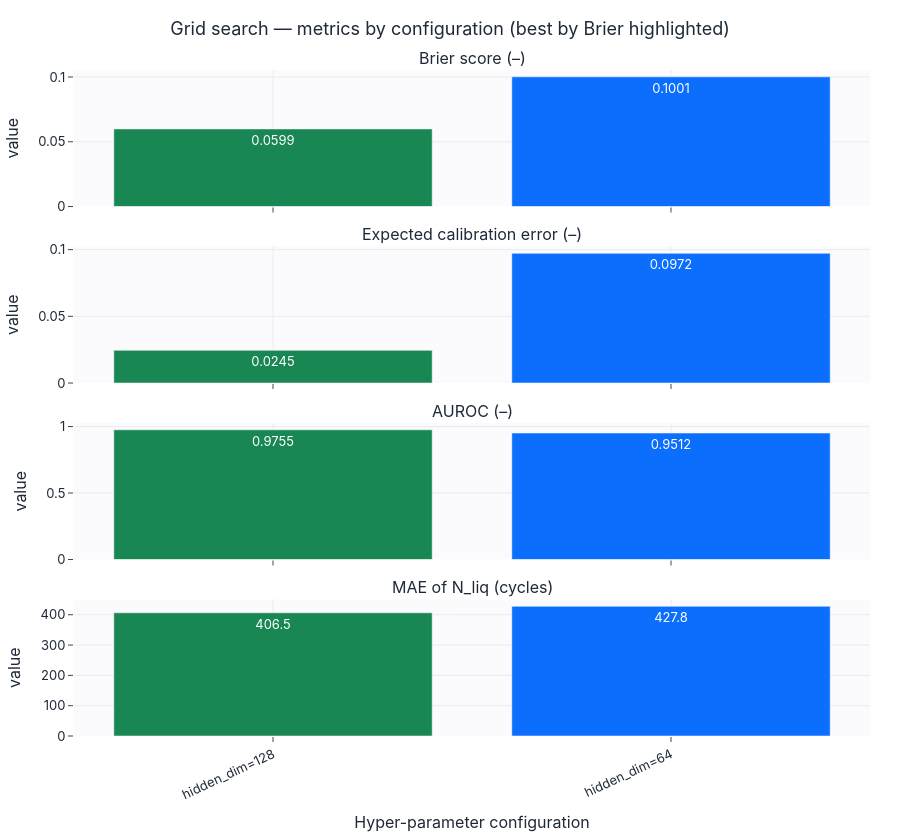
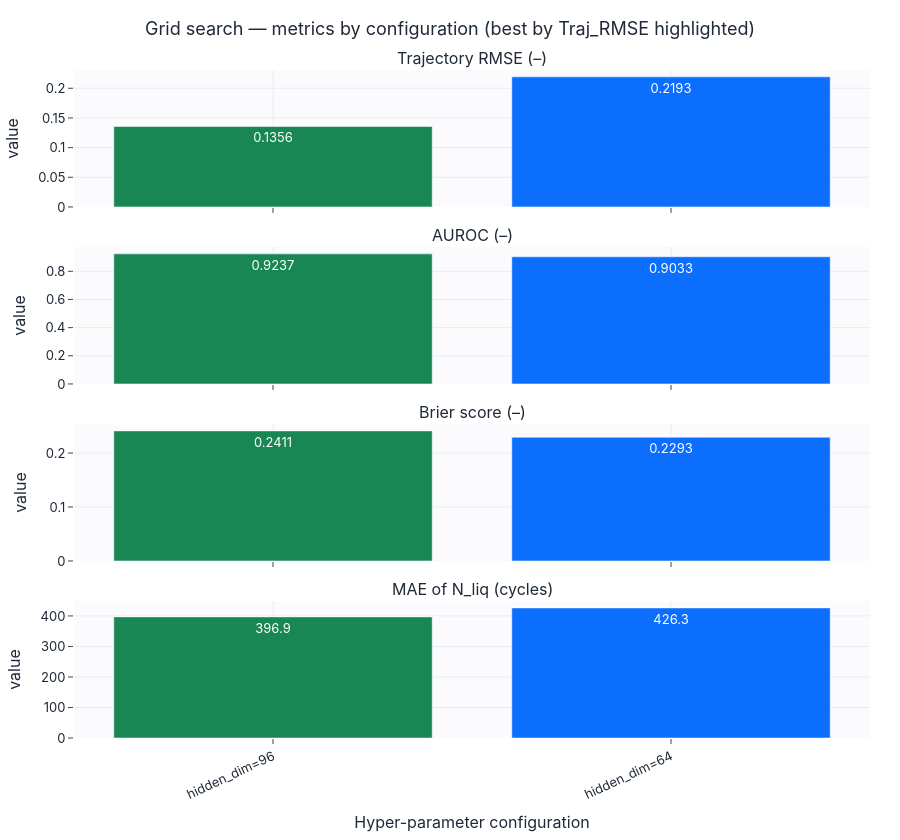
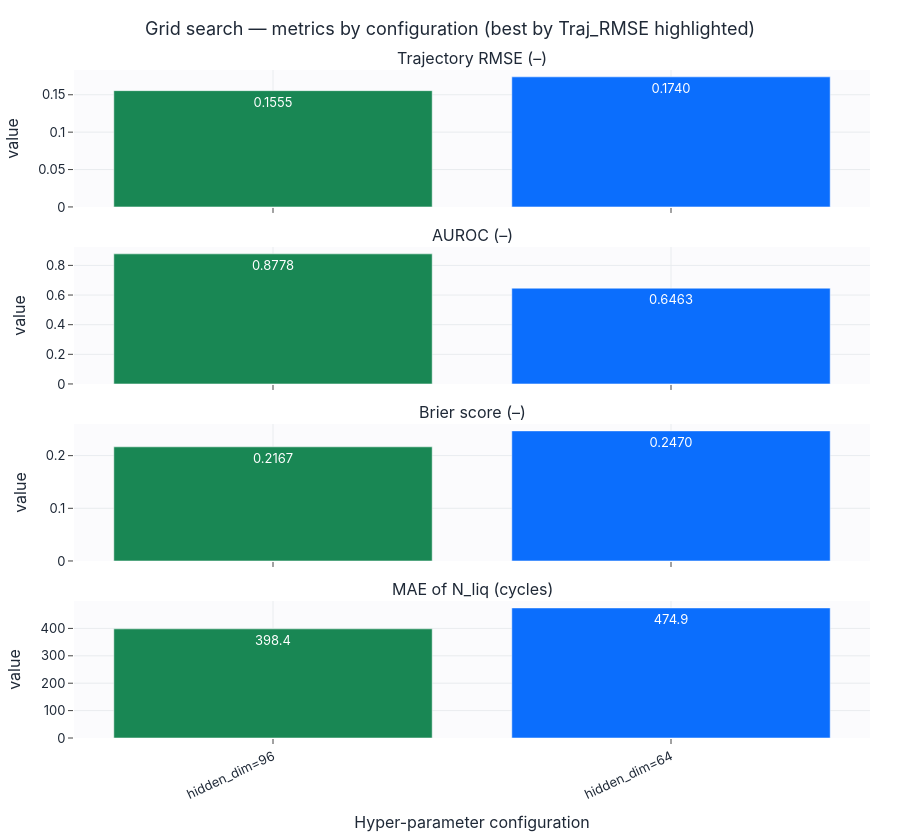

Here is the notebook cell these charts were saved with, in order:
### Markdown cell above
## Шаг 1. Grid search, история по всем метрикам и сохранение гиперпараметров

Для каждой модели задана своя метрика отбора `score` (можно менять). Дашборд показывает
все метрики по каждой конфигурации; лучшая по метрике отбора подсвечена.

### Code cell
base_specs = {
    "mlp_risk": dict(display="MLP-Risk", cls=RiskMLP,
                     fixed=dict(static_dim=static_dim, prefix_dim=prefix_dim),
                     grid={"hidden_dim": [64, 128]}, score="Brier",
                     metrics=["Brier", "ECE", "AUROC", "N_liq_MAE"]),
    "gru": dict(display="GRU", cls=GRUBaseline,
                fixed=dict(static_dim=static_dim, seq_dim=seq_dim),
                grid={"hidden_dim": [64, 96]}, score="Traj_RMSE",
                metrics=["Traj_RMSE", "AUROC", "Brier", "N_liq_MAE"]),
    "tcn": dict(display="TCN", cls=TCNBaseline,
                fixed=dict(static_dim=static_dim, seq_dim=seq_dim),
                grid={"hidden_dim": [64, 96]}, score="Traj_RMSE",
                metrics=["Traj_RMSE", "AUROC", "Brier", "N_liq_MAE"]),
}

for name, spec in base_specs.items():
    cls, fixed, grid, score = spec["cls"], spec["fixed"], spec["grid"], spec["score"]
    res, best = grid_search(lambda p, cls=cls, fixed=fixed: cls(**fixed, **p),
                            grid, gs_train, gs_val, config, device, search_epochs=1, score_metric=score)
    write_hyperparams(MODELS_DIR, name, {"model_type": cls.__name__, "display_name": spec["display"],
                      "model_kwargs": {**fixed, **best}, "search": {"grid": grid, "score_metric": score, "best": best}})
    print(f"[{spec['display']}] selection metric = {score} | best = {best}")
    display(english_metric_table(res).round(4))
    show_grid_dashboard(res, grid, score, spec["metrics"], f"2_1_grid_search_{name}").show()

### Figure 1 — Plotly figure (JSON) as saved in the notebook; plotly's stock layout.template omitted (floating-point values rounded to 4 significant figures)
{"data": [{"marker": {"color": ["#198754", "#0b6efd"]}, "showlegend": false, "text": ["0.0599", "0.1001"], "textposition": "auto", "type": "bar", "x": ["hidden_dim=128", "hidden_dim=64"], "xaxis": "x", "y": [0.0599, 0.1001], "yaxis": "y"}, {"marker": {"color": ["#198754", "#0b6efd"]}, "showlegend": false, "text": ["0.0245", "0.0972"], "textposition": "auto", "type": "bar", "x": ["hidden_dim=128", "hidden_dim=64"], "xaxis": "x2", "y": [0.02449, 0.09722], "yaxis": "y2"}, {"marker": {"color": ["#198754", "#0b6efd"]}, "showlegend": false, "text": ["0.9755", "0.9512"], "textposition": "auto", "type": "bar", "x": ["hidden_dim=128", "hidden_dim=64"], "xaxis": "x3", "y": [0.9755, 0.9512], "yaxis": "y3"}, {"marker": {"color": ["#198754", "#0b6efd"]}, "showlegend": false, "text": ["406.5", "427.8"], "textposition": "auto", "type": "bar", "x": ["hidden_dim=128", "hidden_dim=64"], "xaxis": "x4", "y": [406.5, 427.8], "yaxis": "y4"}], "layout": {"annotations": [{"font": {"size": 16}, "showarrow": false, "text": "Brier score (–)", "x": 0.5, "xanchor": "center", "xref": "paper", "y": 1.0, "yanchor": "bottom", "yref": "paper"}, {"font": {"size": 16}, "showarrow": false, "text": "Expected calibration error (–)", "x": 0.5, "xanchor": "center", "xref": "paper", "y": 0.735, "yanchor": "bottom", "yref": "paper"}, {"font": {"size": 16}, "showarrow": false, "text": "AUROC (–)", "x": 0.5, "xanchor": "center", "xref": "paper", "y": 0.47, "yanchor": "bottom", "yref": "paper"}, {"font": {"size": 16}, "showarrow": false, "text": "MAE of N_liq (cycles)", "x": 0.5, "xanchor": "center", "xref": "paper", "y": 0.205, "yanchor": "bottom", "yref": "paper"}], "height": 840, "title": {"text": "Grid search — metrics by configuration (best by Brier highlighted)"}, "xaxis": {"anchor": "y", "domain": [0.0, 1.0], "matches": "x4", "showticklabels": false}, "xaxis2": {"anchor": "y2", "domain": [0.0, 1.0], "matches": "x4", "showticklabels": false}, "xaxis3": {"anchor": "y3", "domain": [0.0, 1.0], "matches": "x4", "showticklabels": false}, "xaxis4": {"anchor": "y4", "domain": [0.0, 1.0], "tickangle": -25, "title": {"text": "Hyper-parameter configuration"}}, "yaxis": {"anchor": "x", "domain": [0.795, 1.0], "title": {"text": "value"}}, "yaxis2": {"anchor": "x2", "domain": [0.53, 0.735], "title": {"text": "value"}}, "yaxis3": {"anchor": "x3", "domain": [0.265, 0.47], "title": {"text": "value"}}, "yaxis4": {"anchor": "x4", "domain": [0.0, 0.205], "title": {"text": "value"}}}}

### Figure 2 — Plotly figure (JSON) as saved in the notebook; plotly's stock layout.template omitted (floating-point values rounded to 4 significant figures)
{"data": [{"marker": {"color": ["#198754", "#0b6efd"]}, "showlegend": false, "text": ["0.1356", "0.2193"], "textposition": "auto", "type": "bar", "x": ["hidden_dim=96", "hidden_dim=64"], "xaxis": "x", "y": [0.1356, 0.2193], "yaxis": "y"}, {"marker": {"color": ["#198754", "#0b6efd"]}, "showlegend": false, "text": ["0.9237", "0.9033"], "textposition": "auto", "type": "bar", "x": ["hidden_dim=96", "hidden_dim=64"], "xaxis": "x2", "y": [0.9237, 0.9033], "yaxis": "y2"}, {"marker": {"color": ["#198754", "#0b6efd"]}, "showlegend": false, "text": ["0.2411", "0.2293"], "textposition": "auto", "type": "bar", "x": ["hidden_dim=96", "hidden_dim=64"], "xaxis": "x3", "y": [0.2411, 0.2293], "yaxis": "y3"}, {"marker": {"color": ["#198754", "#0b6efd"]}, "showlegend": false, "text": ["396.9", "426.3"], "textposition": "auto", "type": "bar", "x": ["hidden_dim=96", "hidden_dim=64"], "xaxis": "x4", "y": [396.9, 426.3], "yaxis": "y4"}], "layout": {"annotations": [{"font": {"size": 16}, "showarrow": false, "text": "Trajectory RMSE (–)", "x": 0.5, "xanchor": "center", "xref": "paper", "y": 1.0, "yanchor": "bottom", "yref": "paper"}, {"font": {"size": 16}, "showarrow": false, "text": "AUROC (–)", "x": 0.5, "xanchor": "center", "xref": "paper", "y": 0.735, "yanchor": "bottom", "yref": "paper"}, {"font": {"size": 16}, "showarrow": false, "text": "Brier score (–)", "x": 0.5, "xanchor": "center", "xref": "paper", "y": 0.47, "yanchor": "bottom", "yref": "paper"}, {"font": {"size": 16}, "showarrow": false, "text": "MAE of N_liq (cycles)", "x": 0.5, "xanchor": "center", "xref": "paper", "y": 0.205, "yanchor": "bottom", "yref": "paper"}], "height": 840, "title": {"text": "Grid search — metrics by configuration (best by Traj_RMSE highlighted)"}, "xaxis": {"anchor": "y", "domain": [0.0, 1.0], "matches": "x4", "showticklabels": false}, "xaxis2": {"anchor": "y2", "domain": [0.0, 1.0], "matches": "x4", "showticklabels": false}, "xaxis3": {"anchor": "y3", "domain": [0.0, 1.0], "matches": "x4", "showticklabels": false}, "xaxis4": {"anchor": "y4", "domain": [0.0, 1.0], "tickangle": -25, "title": {"text": "Hyper-parameter configuration"}}, "yaxis": {"anchor": "x", "domain": [0.795, 1.0], "title": {"text": "value"}}, "yaxis2": {"anchor": "x2", "domain": [0.53, 0.735], "title": {"text": "value"}}, "yaxis3": {"anchor": "x3", "domain": [0.265, 0.47], "title": {"text": "value"}}, "yaxis4": {"anchor": "x4", "domain": [0.0, 0.205], "title": {"text": "value"}}}}

### Figure 3 — Plotly figure (JSON) as saved in the notebook; plotly's stock layout.template omitted (floating-point values rounded to 4 significant figures)
{"data": [{"marker": {"color": ["#198754", "#0b6efd"]}, "showlegend": false, "text": ["0.1555", "0.1740"], "textposition": "auto", "type": "bar", "x": ["hidden_dim=96", "hidden_dim=64"], "xaxis": "x", "y": [0.1555, 0.174], "yaxis": "y"}, {"marker": {"color": ["#198754", "#0b6efd"]}, "showlegend": false, "text": ["0.8778", "0.6463"], "textposition": "auto", "type": "bar", "x": ["hidden_dim=96", "hidden_dim=64"], "xaxis": "x2", "y": [0.8778, 0.6463], "yaxis": "y2"}, {"marker": {"color": ["#198754", "#0b6efd"]}, "showlegend": false, "text": ["0.2167", "0.2470"], "textposition": "auto", "type": "bar", "x": ["hidden_dim=96", "hidden_dim=64"], "xaxis": "x3", "y": [0.2167, 0.247], "yaxis": "y3"}, {"marker": {"color": ["#198754", "#0b6efd"]}, "showlegend": false, "text": ["398.4", "474.9"], "textposition": "auto", "type": "bar", "x": ["hidden_dim=96", "hidden_dim=64"], "xaxis": "x4", "y": [398.4, 474.9], "yaxis": "y4"}], "layout": {"annotations": [{"font": {"size": 16}, "showarrow": false, "text": "Trajectory RMSE (–)", "x": 0.5, "xanchor": "center", "xref": "paper", "y": 1.0, "yanchor": "bottom", "yref": "paper"}, {"font": {"size": 16}, "showarrow": false, "text": "AUROC (–)", "x": 0.5, "xanchor": "center", "xref": "paper", "y": 0.735, "yanchor": "bottom", "yref": "paper"}, {"font": {"size": 16}, "showarrow": false, "text": "Brier score (–)", "x": 0.5, "xanchor": "center", "xref": "paper", "y": 0.47, "yanchor": "bottom", "yref": "paper"}, {"font": {"size": 16}, "showarrow": false, "text": "MAE of N_liq (cycles)", "x": 0.5, "xanchor": "center", "xref": "paper", "y": 0.205, "yanchor": "bottom", "yref": "paper"}], "height": 840, "title": {"text": "Grid search — metrics by configuration (best by Traj_RMSE highlighted)"}, "xaxis": {"anchor": "y", "domain": [0.0, 1.0], "matches": "x4", "showticklabels": false}, "xaxis2": {"anchor": "y2", "domain": [0.0, 1.0], "matches": "x4", "showticklabels": false}, "xaxis3": {"anchor": "y3", "domain": [0.0, 1.0], "matches": "x4", "showticklabels": false}, "xaxis4": {"anchor": "y4", "domain": [0.0, 1.0], "tickangle": -25, "title": {"text": "Hyper-parameter configuration"}}, "yaxis": {"anchor": "x", "domain": [0.795, 1.0], "title": {"text": "value"}}, "yaxis2": {"anchor": "x2", "domain": [0.53, 0.735], "title": {"text": "value"}}, "yaxis3": {"anchor": "x3", "domain": [0.265, 0.47], "title": {"text": "value"}}, "yaxis4": {"anchor": "x4", "domain": [0.0, 0.205], "title": {"text": "value"}}}}
